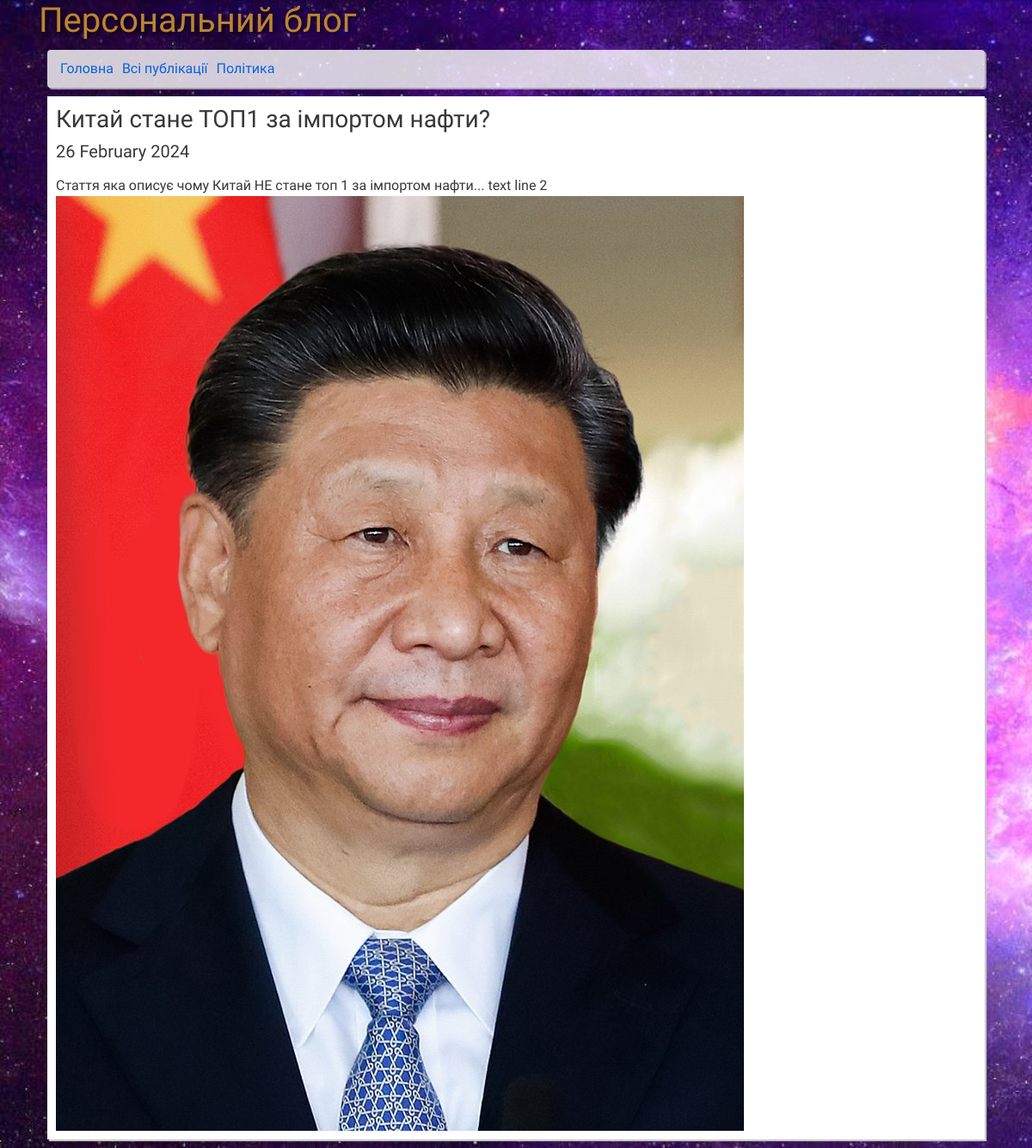
Screenshot of /articles/2024/02/26/kitaj-stane-top1-za-importom-nafti with the database file from the repository.
### app_blog/models.py (models this page shows, shortened)
class Article(models.Model):
    title = models.CharField(
        u'Заголовок', max_length=250,
        help_text=u'Максимум 250 символів')
    description = models.TextField(
        blank=True, verbose_name=u'Опис')
    pub_date = models.DateTimeField(
        u'Дата публікації', default=timezone.now)
    slug = models.SlugField(
        u'Слаг', unique_for_date='pub_date')
    main_page = models.BooleanField(
        u'Головна', default=False,
        help_text=u'Показувати на головній сторінці')
    category = models.ForeignKey(
        Category, related_name='articles', blank=True, null=True,
        verbose_name=u'Категорія', on_delete=models.CASCADE)
    objects = models.Manager()
    class Meta:
        ordering = ['-pub_date']
        verbose_name = u'Стаття'
        verbose_name_plural = u'Статті'

class Category(models.Model):
    category = models.CharField(u'Категорія',
                                max_length=250, help_text=u'Максимум 250 символів')
    slug = models.SlugField(u'Слаг')
    objects = models.Manager()
    class Meta:
        verbose_name = u'Категорія для публікації'
        verbose_name_plural = u'Категорії для публікацій'
    def get_absolute_url(self):
        try:
            url = reverse('articles-category-list',
                          kwargs={'slug': self.slug})
        except:
            url = "/"
        return url

class ArticleImage(models.Model):
    article = models.ForeignKey(Article, verbose_name=u'Стаття',
                                related_name='images', on_delete=models.CASCADE)
    image = models.ImageField(u'Фото', upload_to='photos')
    title = models.CharField(u'Заголовок', max_length=250,
                             help_text=u'Максимум 250 символів', blank=True)
    class Meta:
        verbose_name = u'Фото для статті'
        verbose_name_plural = u'Фото для статті'

### app_blog/views.py (the view)
# urls.py: path(r'articles/<int:year>/<int:month>/<int:day>/<slug:slug>', ArticleDetail.as_view(), name='news-detail'),
class ArticleDetail(DateDetailView):
    model = Article
    template_name = 'article_detail.html'
    context_object_name = 'item'
    date_field = 'pub_date'
    query_pk_and_slug = True
    month_format = '%m'
    allow_future = True
    def get_context_data(self, *args, **kwargs):
        context = super(ArticleDetail, self).get_context_data(*args, **kwargs)
        try:
            context['images'] = context['item'].images.all()
        except:
            pass
        return context

### app_blog/templates/article_detail.html (shortened to what this page needs)
{% extends "base.html" %}
{% load static %}
{% block content %}{% endblock %}

### app_blog/static/css/main.css (style rules this page uses)
body { background-image: url("../img/bg.jpg"); background-repeat: repeat-y; background-size: cover; }
.article-row, nav, .breadcrumb { background: #fff; color: #383838; font-family: "Ubuntu", sans-serif; box-shadow: 2px 2px 1px #ccc; padding: 10px; margin: 10px; opacity: 80%; }
.article-block { background: #fff; color: #383838; font-family: "Ubuntu", sans-serif; box-shadow: 2px 2px 1px #ccc; padding: 10px; margin: 10px; }
body > div > div > ol > li { margin: 0 5px; }

### rows the page displays
Article: category+title+pub_date "Головна Всі публікації Політика Китай стане ТОП1 за імпортом нафти? 26 February 2024 Стаття яка описує чому Китай НЕ стане топ 1 за імпортом нафти... text line 2", category+title+pub_date (picture)
